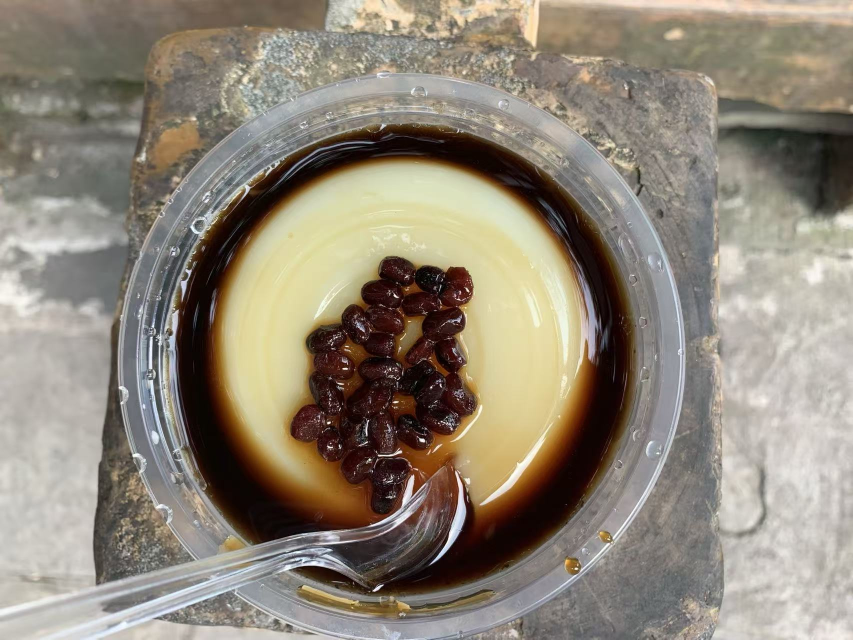
#> input picture assets/memories/cartoon/2019-cartoon.jpg, 1706 x 1279 px (shown at 1/2 size)
$ python -i cartoonize_memories.py   (imports and definitions only)
#> lines starting #> are read from the running program, lines starting #| are printed output that depends on the picture; after the words box and inside, x2 and y2 are one past the last pixel; in counts of white or black regions, pixels touching at a corner belong together
#> further down, picture is the input picture: PIL image 1706x1279 RGB; mean R, G, B 143.4, 134.3, 120.3
from pathlib import Path

from PIL import Image, ImageEnhance, ImageFilter, ImageOps


ROOT = Path(__file__).resolve().parents[1]
SOURCE_DIR = ROOT / "assets" / "memories" / "source"
OUT_DIR = ROOT / "assets" / "memories" / "cartoon"
YEARS = [str(year) for year in range(2019, 2027)]


def fit_for_web(image, max_side=1500):
#> called with max_side = 1500
    width, height = image.size
#> width = 1706; height = 1279
    scale = min(1, max_side / max(width, height))
#> scale = 0.879
    if scale == 1:
        return image
    return image.resize((round(width * scale), round(height * scale)), Image.Resampling.LANCZOS)


def make_edge_mask(image):
    gray = ImageOps.grayscale(image)
    gray = gray.filter(ImageFilter.MedianFilter(3))
    edges = gray.filter(ImageFilter.FIND_EDGES)
    edges = ImageOps.autocontrast(edges)
    edges = edges.filter(ImageFilter.MaxFilter(3))
    mask = edges.point(lambda value: 170 if value > 32 else 0)
    return mask.filter(ImageFilter.GaussianBlur(0.35))


def cartoonize(image):
    image = fit_for_web(ImageOps.exif_transpose(image).convert("RGB"))
    base = image.filter(ImageFilter.SMOOTH_MORE).filter(ImageFilter.SMOOTH_MORE)
    base = ImageEnhance.Color(base).enhance(1.26)
    base = ImageEnhance.Contrast(base).enhance(1.08)
    base = ImageEnhance.Brightness(base).enhance(1.02)

    poster = ImageOps.posterize(base, 5)
    palette = poster.quantize(colors=56, method=Image.Quantize.MEDIANCUT).convert("RGB")
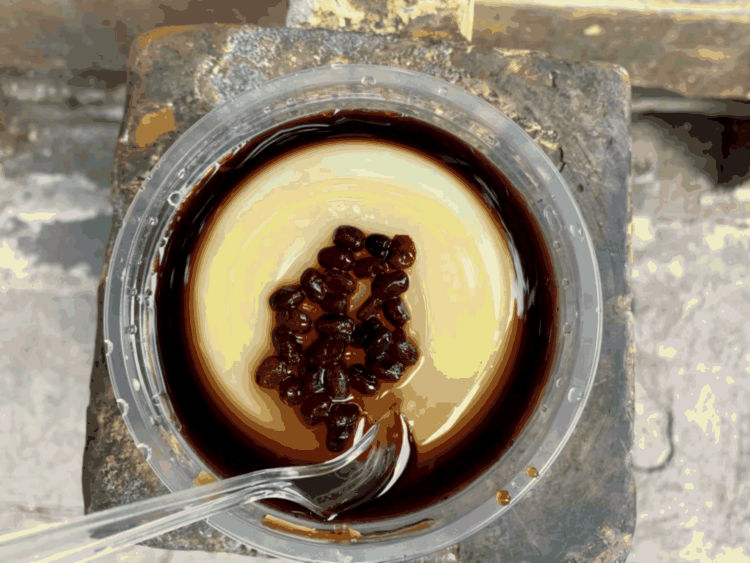
#> palette: PIL image 1500x1125 RGB (shown at 1/2 size); mean R, G, B 143.6, 132.1, 114
    painted = Image.blend(base, palette, 0.58)
    painted = painted.filter(ImageFilter.UnsharpMask(radius=1.2, percent=135, threshold=3))

    outline_mask = make_edge_mask(base)
#> in make_edge_mask, `gray = ImageOps.grayscale(image)`:
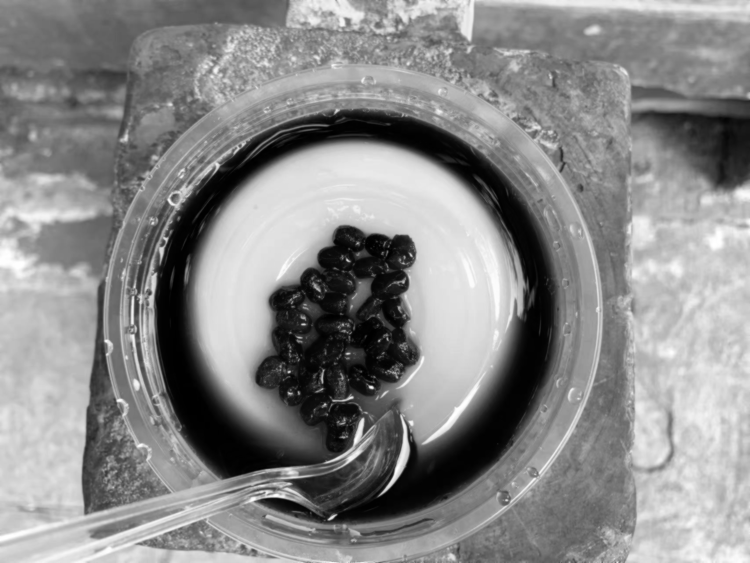
#> gray: PIL image 1500x1125 L (shown at 1/2 size); min 0, max 255, mean 137.2
#> in make_edge_mask, `edges = edges.filter(ImageFilter.MaxFilter(3))`:
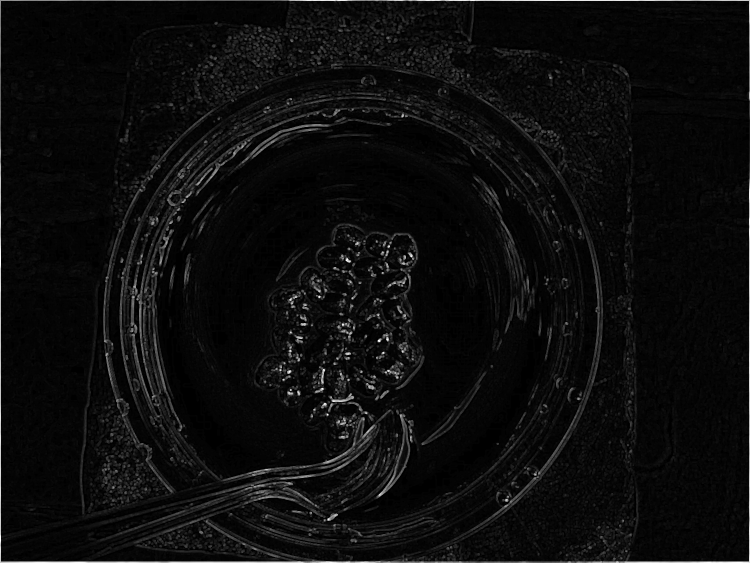
#> edges: PIL image 1500x1125 L (shown at 1/2 size); min 0, max 255, mean 12.4
#> in make_edge_mask, `mask = edges.point(lambda value: 170 if value > 32 else 0)`:
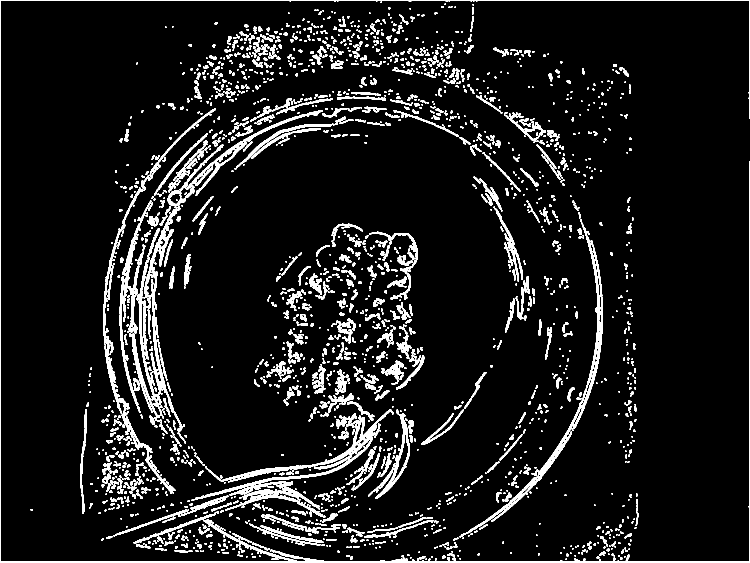
#> mask: PIL image 1500x1125 L (shown at 1/2 size); values 0 (black) and 170 (white), 8.6% white; 2251 white regions (1190 under 20 px), largest, box (x1, y1, x2, y2) and area: (0, 0, 1500, 1125) 12209, (391, 819, 787, 1034) 9397, (272, 412, 365, 863) 6527
#> in make_edge_mask, `return mask.filter(ImageFilter.GaussianBlur(0.35))`:
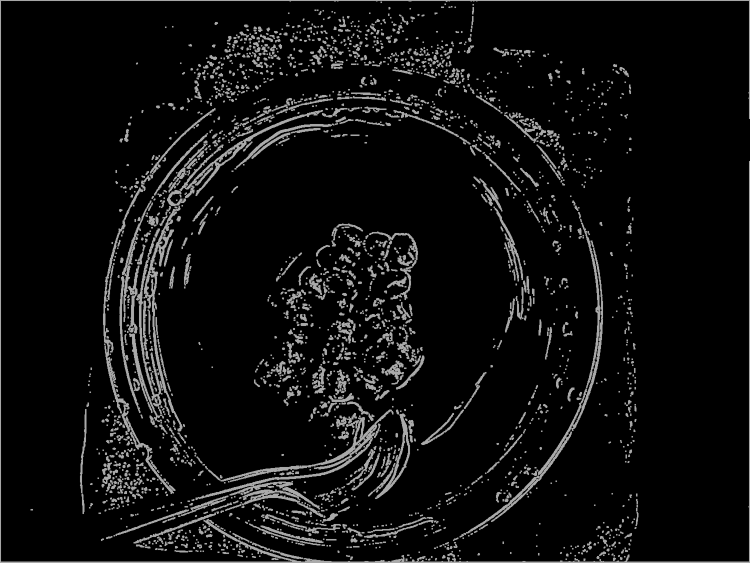
#> returned value: PIL image 1500x1125 L (shown at 1/2 size); min 0, max 170, mean 14.7
    outline = Image.new("RGB", image.size, (43, 48, 56))
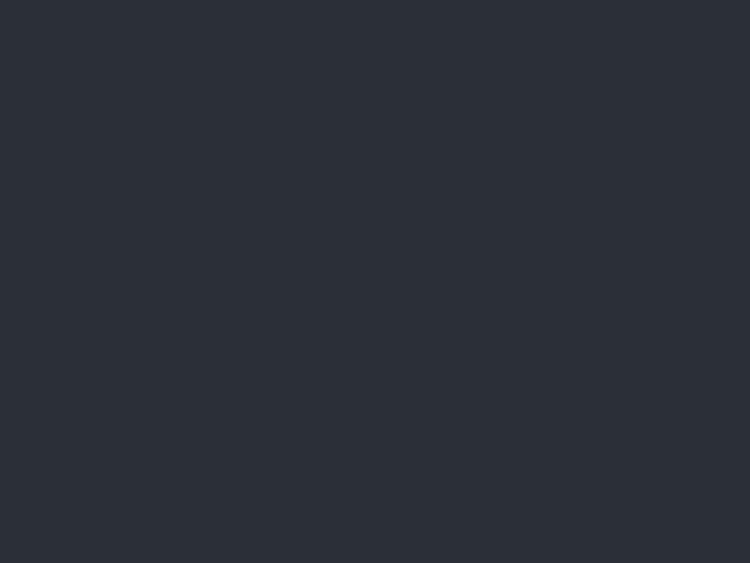
#> outline: PIL image 1500x1125 RGB (shown at 1/2 size); mean R, G, B 43, 48, 56
    painted.paste(outline, mask=outline_mask)
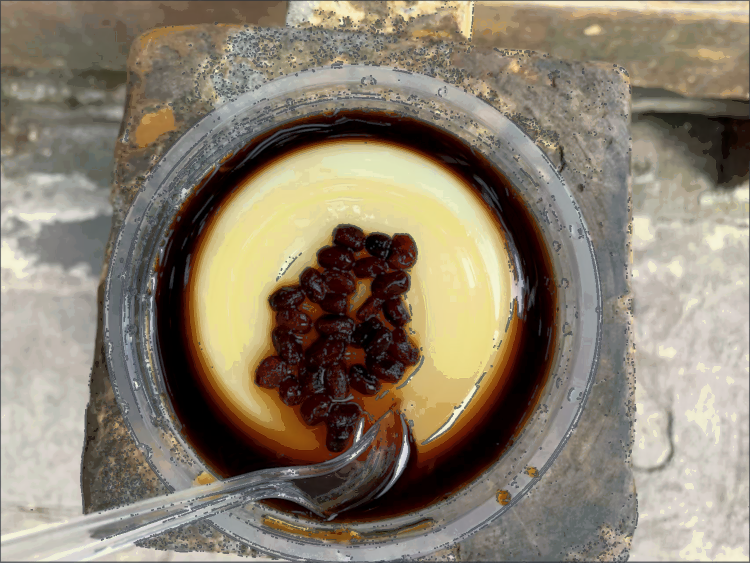
#> painted: PIL image 1500x1125 RGB (shown at 1/2 size); mean R, G, B 138.6, 127.8, 110.6

    return ImageEnhance.Color(painted).enhance(1.08)
#> returned value: PIL image 1500x1125 RGB


def main():
    OUT_DIR.mkdir(parents=True, exist_ok=True)
    for year in YEARS:
        src = SOURCE_DIR / f"{year}.jpg"
        out = OUT_DIR / f"{year}-cartoon.jpg"
        if not src.exists():
            print(f"missing {src}")
            continue
        with Image.open(src) as image:
            result = cartoonize(image)
            result.save(out, quality=88, optimize=True, progressive=True)
        print(f"wrote {out.relative_to(ROOT)}")


# [2 lines not run here, left out]

>>> from PIL import Image
>>> picture = Image.open('../assets/memories/cartoon/2019-cartoon.jpg')
>>> result = cartoonize(picture)

$ run again, on assets/memories/cartoon/2020-cartoon.jpg
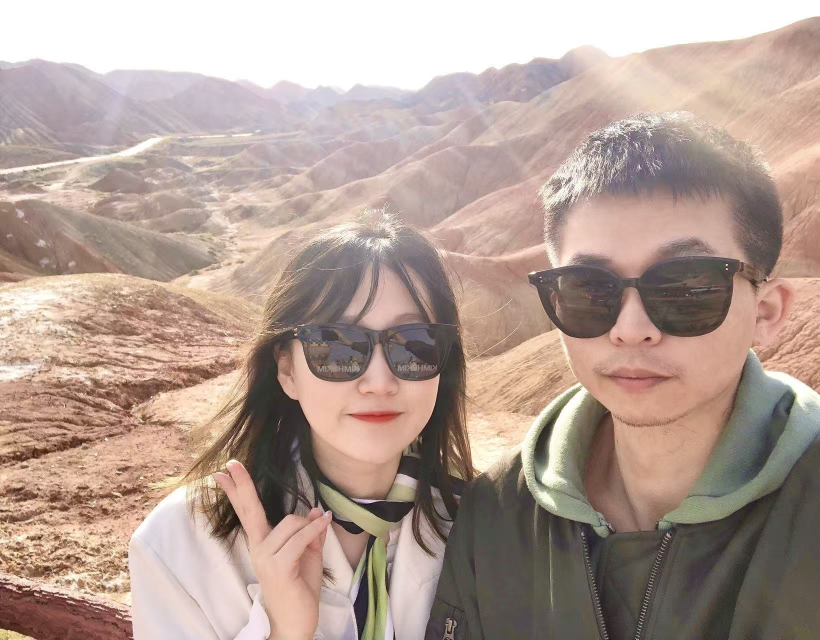
#> input picture assets/memories/cartoon/2020-cartoon.jpg, 1640 x 1279 px (shown at 1/2 size)
#> picture is the input picture: PIL image 1640x1279 RGB; mean R, G, B 178.6, 158.2, 148.4
#> in make_edge_mask, `mask = edges.point(lambda value: 170 if value > 32 else 0)`:
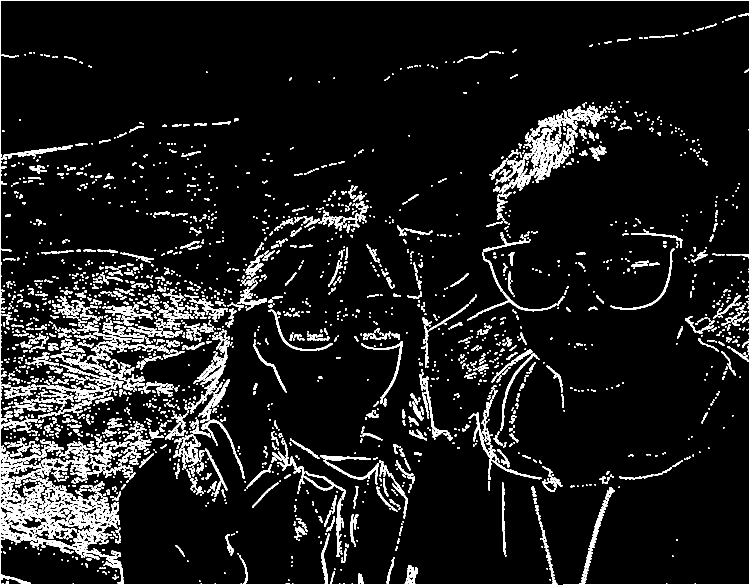
#> mask: PIL image 1500x1170 L (shown at 1/2 size); values 0 (black) and 170 (white), 9.2% white; 2782 white regions (1560 under 20 px), largest, box (x1, y1, x2, y2) and area: (0, 0, 1500, 1170) 18714, (990, 257, 1133, 387) 5179, (61, 994, 238, 1120) 4665
#> in cartoonize, `painted.paste(outline, mask=outline_mask)`:
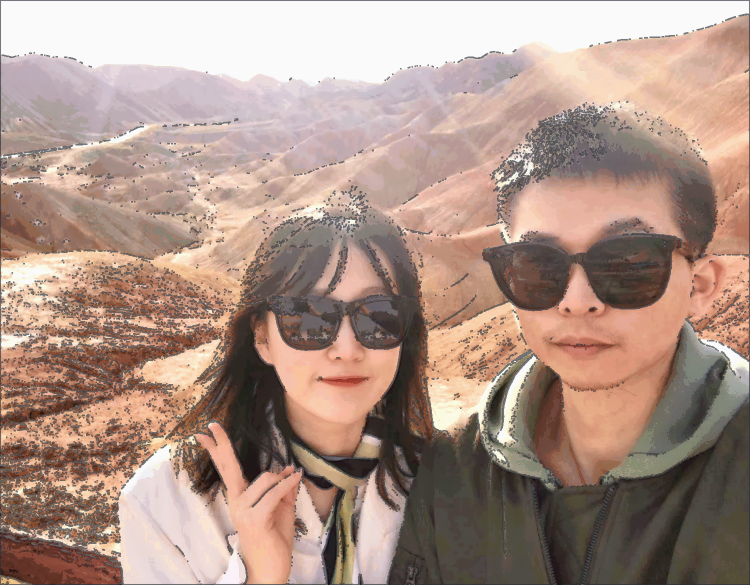
#> painted: PIL image 1500x1170 RGB (shown at 1/2 size); mean R, G, B 172.6, 147.4, 135.6
